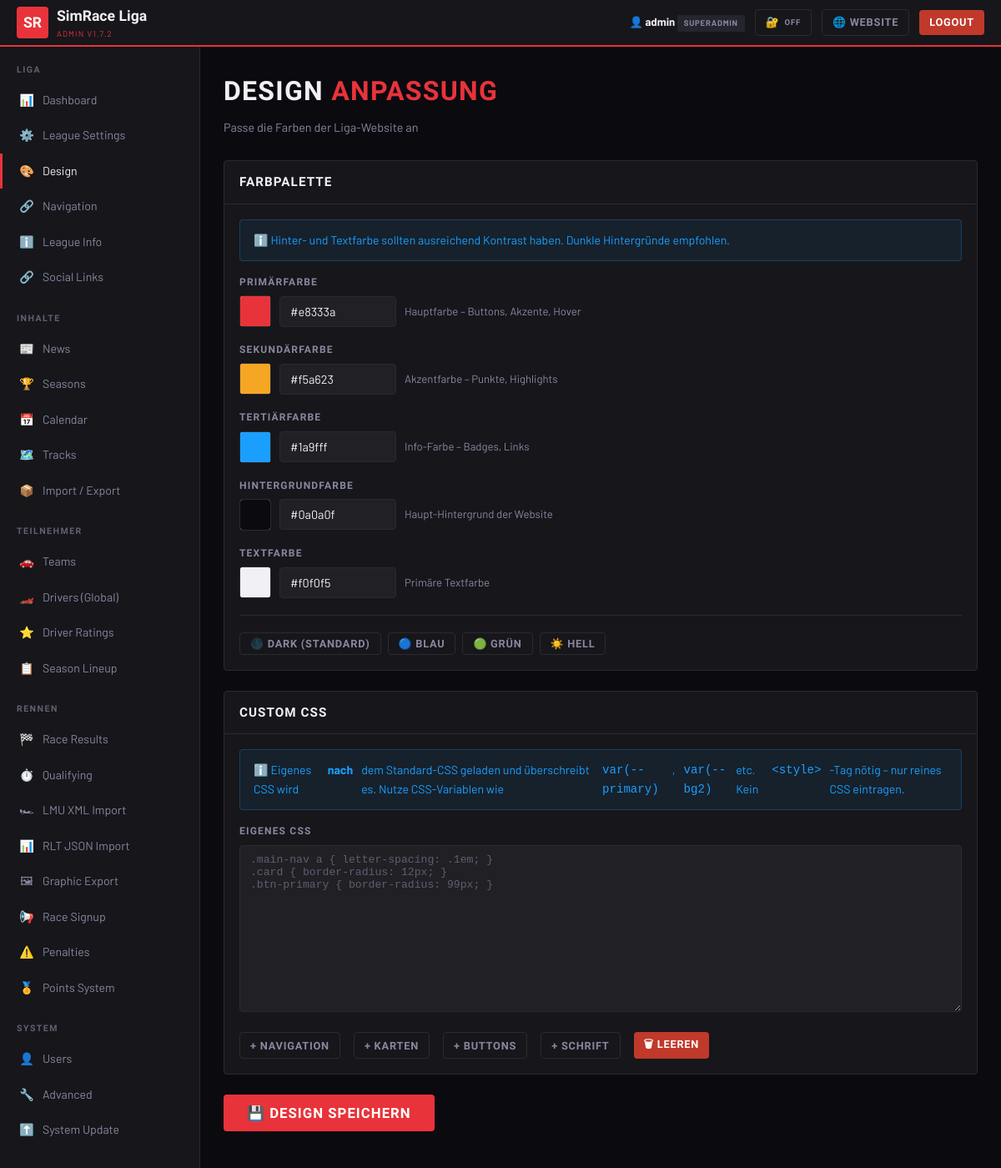
Screenshot of /admin/design.php (signed in) with the database file from the repository.
### tables this page shows
CREATE TABLE IF NOT EXISTS `settings` (
  `key`        VARCHAR(100) PRIMARY KEY,
  `value`      TEXT,
  `updated_at` TIMESTAMP DEFAULT CURRENT_TIMESTAMP ON UPDATE CURRENT_TIMESTAMP
);

### includes/config.php (called while the page is built, shortened)
<?php
function getDB(): PDO {
    static $pdo = null;
    if ($pdo === null) {
        $dsn = "mysql:host=".DB_HOST.";dbname=".DB_NAME.";charset=".DB_CHARSET;
        try { $pdo = new PDO($dsn, DB_USER, DB_PASS, [PDO::ATTR_ERRMODE=>PDO::ERRMODE_EXCEPTION,PDO::ATTR_DEFAULT_FETCH_MODE=>PDO::FETCH_ASSOC,PDO::ATTR_EMULATE_PREPARES=>false]); }
        catch (PDOException $e) { http_response_code(500); die(json_encode(['error'=>'DB fehler: '.$e->getMessage()])); }
    }
    return $pdo;
}
function getSetting(string $key, string $default=''): string {
    static $cache=[];
    if (!isset($cache[$key])) { $s=getDB()->prepare("SELECT value FROM settings WHERE `key`=?"); $s->execute([$key]); $r=$s->fetch(); $cache[$key]=$r?$r['value']:$default; }
    return $cache[$key];
}
function isLoggedIn(): bool { startSecureSession(); return !empty($_SESSION['admin_id'])&&!empty($_SESSION['admin_user']); }
function h(string $s): string { return htmlspecialchars($s,ENT_QUOTES,'UTF-8'); }
if(getSetting('maintenance_mode','0')==='1'&&!isLoggedIn()&&!str_contains($_SERVER['REQUEST_URI']??'','/admin/')){
    http_response_code(503); die('<!DOCTYPE html><html><head><meta charset="UTF-8"><title>Wartung</title><style>body{background:#0a0a0f;color:#f0f0f5;font-family:sans-serif;display:flex;align-items:center;justify-content:center;height:100vh;margin:0;text-align:center}</style></head><body><div><h1 style="color:#e8333a;font-size:4rem">🔧</h1><h2>Wartungsmodus aktiv</h2><p>Bitte später zurückkommen.</p></div></body></html>');
}

### admin/design.php (the view, shortened to what this page needs)
<?php
require_once dirname(__DIR__) . '/includes/config.php';
require_once __DIR__ . '/includes/layout.php';
$colors = [
    'color_primary'   => ['label'=>'Primärfarbe',    'hint'=>'Hauptfarbe – Buttons, Akzente, Hover'],
    'color_secondary' => ['label'=>'Sekundärfarbe',  'hint'=>'Akzentfarbe – Punkte, Highlights'],
    'color_tertiary'  => ['label'=>'Tertiärfarbe',   'hint'=>'Info-Farbe – Badges, Links'],
    'color_bg'        => ['label'=>'Hintergrundfarbe','hint'=>'Haupt-Hintergrund der Website'],
    'color_text'      => ['label'=>'Textfarbe',      'hint'=>'Primäre Textfarbe'],
];
?>
<div class="admin-page-title">Design <span style="color:var(--primary)">Anpassung</span></div>
<div class="admin-page-sub">Passe die Farben der Liga-Website an</div>
<form method="post"><?= csrfField() ?>
<div class="card mb-3">
  <div class="card-header"><h3>Farbpalette</h3></div>
  <div class="card-body">
    <div class="notice notice-info mb-3">ℹ️ Hinter- und Textfarbe sollten ausreichend Kontrast haben. Dunkle Hintergründe empfohlen.</div>
    <?php foreach ($colors as $key => $info): $val = getSetting($key, '#000000'); ?>
    <div class="form-group">
      <label><?= h($info['label']) ?></label>
      <div class="color-row">
        <div class="color-swatch">
          <input type="color" id="cp-<?= $key ?>" value="<?= h($val) ?>" oninput="document.getElementById('ch-<?= $key ?>').value=this.value"/>
        </div>
        <input type="text" id="ch-<?= $key ?>" name="<?= $key ?>" value="<?= h($val) ?>" class="form-control" style="max-width:140px" pattern="^#[0-9a-fA-F]{6}$" oninput="if(/^#[0-9a-fA-F]{6}$/.test(this.value))document.getElementById('cp-<?= $key ?>').value=this.value"/>
        <span class="text-muted" style="font-size:.82rem"><?= h($info['hint']) ?></span>
      </div>
    </div>
    <?php endforeach; ?>
    <div class="divider"></div>
    <div class="flex gap-1">
      <button type="button" class="btn btn-secondary btn-sm" onclick="setPreset('dark')">🌑 Dark (Standard)</button>
      <button type="button" class="btn btn-secondary btn-sm" onclick="setPreset('blue')">🔵 Blau</button>
      <button type="button" class="btn btn-secondary btn-sm" onclick="setPreset('green')">🟢 Grün</button>
      <button type="button" class="btn btn-secondary btn-sm" onclick="setPreset('light')">☀️ Hell</button>
    </div>
  </div>
</div>
<div class="card mb-3">
  <div class="card-header"><h3>Custom CSS</h3></div>
  <div class="card-body">
    <div class="notice notice-info mb-3">
      ℹ️ Eigenes CSS wird <strong>nach</strong> dem Standard-CSS geladen und überschreibt es.
      Nutze CSS-Variablen wie <code>var(--primary)</code>, <code>var(--bg2)</code> etc.
      Kein <code>&lt;style&gt;</code>-Tag nötig – nur reines CSS eintragen.
    </div>
    <div class="form-group">
      <label>Eigenes CSS</label>
      <textarea name="custom_css" class="form-control" rows="12"
        style="font-family:monospace;font-size:.82rem;resize:vertical"
        placeholder=".main-nav a { letter-spacing: .1em; }
.card { border-radius: 12px; }
.btn-primary { border-radius: 99px; }"
      ><?= h(getSetting('custom_css','')) ?></textarea>
    </div>
    <div class="flex gap-2 mt-2" style="flex-wrap:wrap">
      <button type="button" class="btn btn-secondary btn-sm" onclick="insertCss('/* Navigation */
.main-nav a { }
')">+ Navigation</button>
      <button type="button" class="btn btn-secondary btn-sm" onclick="insertCss('/* Karten */
.card { border-radius: 12px; }
')">+ Karten</button>
      <button type="button" class="btn btn-secondary btn-sm" onclick="insertCss('/* Buttons */
.btn-primary { border-radius: 99px; }
')">+ Buttons</button>
      <button type="button" class="btn btn-secondary btn-sm" onclick="insertCss('/* Schrift */
body { font-family: Arial, sans-serif; }
')">+ Schrift</button>
      <button type="button" class="btn btn-danger btn-sm" onclick="if(confirm('Custom CSS leeren?'))document.querySelector('[name=custom_css]').value=''">🗑 Leeren</button>
    </div>
  </div>
</div>
<button type="submit" class="btn btn-primary btn-lg">💾 Design speichern</button>
</form>
<?php require_once __DIR__ . '/includes/layout_end.php'; ?>

### rows the page displays
settings: value "#e8333a", color_primary "#e8333a"
settings: value "#f5a623", color_secondary "#f5a623"
settings: value "#1a9fff", color_tertiary "#1a9fff"
settings: value "#0a0a0f", color_bg "#0a0a0f"
settings: value "#f0f0f5", color_text "#f0f0f5"

### other values shown
mb_substr($s['league_abbr']??'SR',0,2) "SR"
$s['league_name'] "SimRace Liga"
APP_VERSION "1.7.2"
$cu['user'] "admin"
$cu['role'] "SUPERADMIN"
$info['label'] "PRIMÄRFARBE"
$info['hint'] "Hauptfarbe – Buttons, Akzente, Hover"
$info['label'] "SEKUNDÄRFARBE"
$info['hint'] "Akzentfarbe – Punkte, Highlights"
$info['label'] "TERTIÄRFARBE"
$info['hint'] "Info-Farbe – Badges, Links"
$info['label'] "HINTERGRUNDFARBE"
$info['hint'] "Haupt-Hintergrund der Website"
$info['label'] "TEXTFARBE"
$info['hint'] "Primäre Textfarbe"
